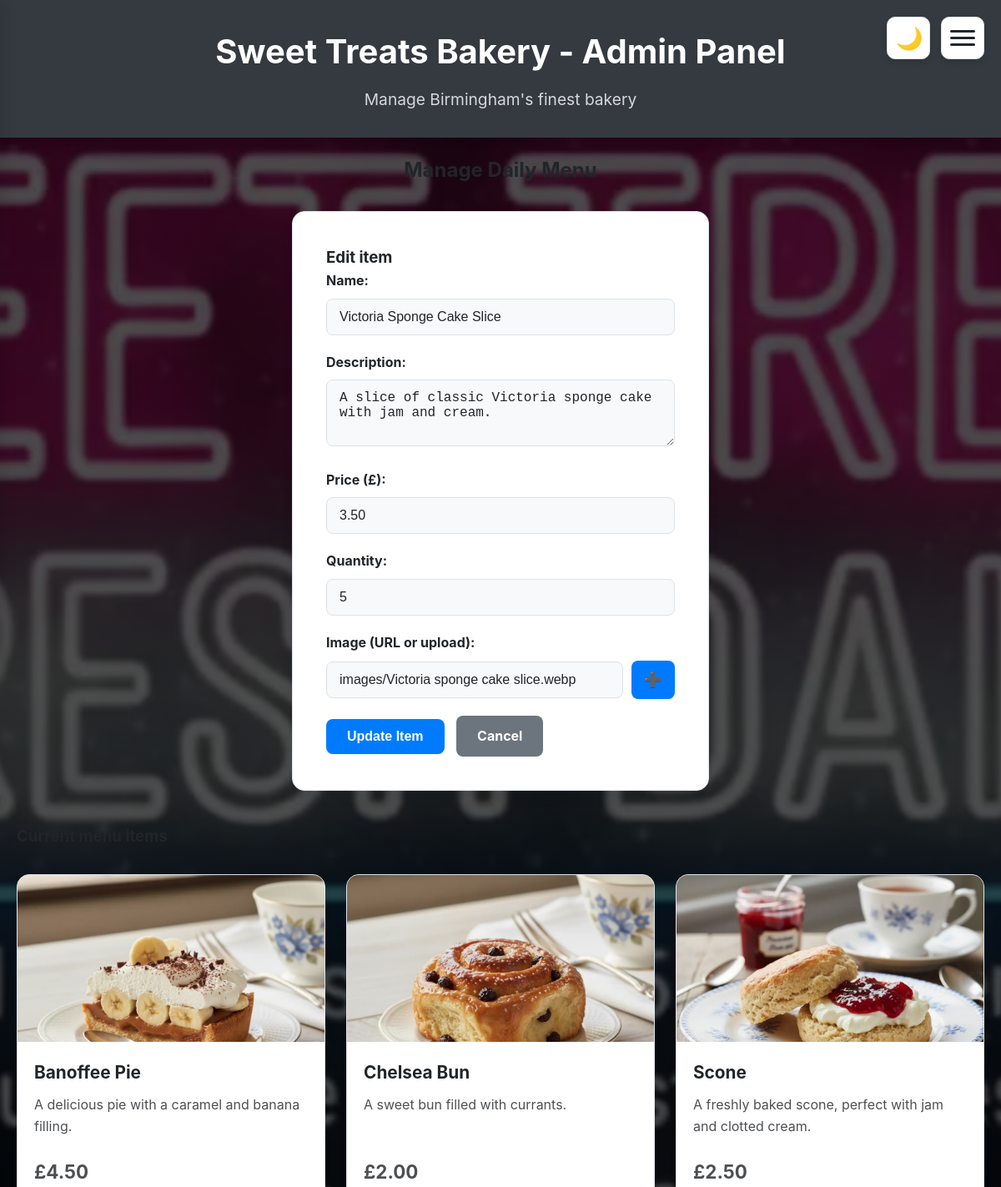
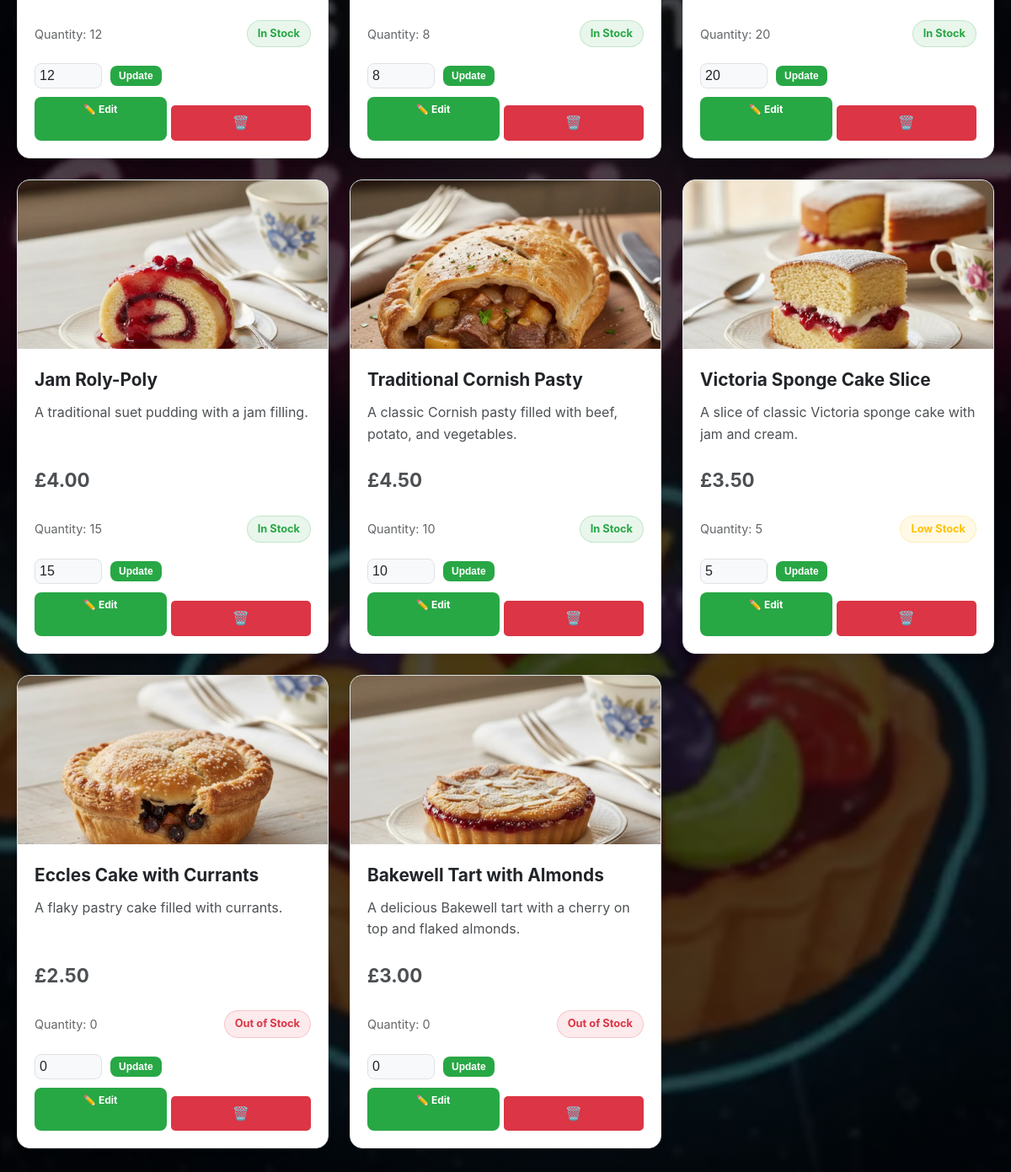
/manage_menu.php?edit=2 (signed in), run on the app's committed database (2 pictures, top to bottom).
### tables this page shows
CREATE TABLE `menu_items` (
  `id` int(11) NOT NULL,
  `item_name` varchar(100) NOT NULL,
  `description` text NOT NULL,
  `price` decimal(10,2) NOT NULL,
  `quantity` int(11) NOT NULL,
  `stock_status` varchar(20) NOT NULL,
  `image_url` varchar(255) DEFAULT NULL
);

### manage_menu.php (the view, shortened to what this page needs)
<?php
$edit_item = null;
if (isset($_GET['edit'])) {
    $edit_id = intval($_GET['edit']);
    $edit_query = "SELECT * FROM menu_items WHERE id = $edit_id";
    $edit_result = mysqli_query($conn, $edit_query);
    $edit_item = mysqli_fetch_assoc($edit_result);
}
$query = "SELECT * FROM menu_items ORDER BY stock_status ASC, id DESC";
$result = mysqli_query($conn, $query);
?>
<!DOCTYPE html>
<html lang="en">
<head>
    <link rel="stylesheet" href="css/style.css">
</head>
<body data-logged-in="true" data-is-admin="true" style="background: linear-gradient(rgba(0, 0, 0, 0.7), rgba(0, 0, 0, 0.7)), url('images/sweet_bakery.webp'); background-size: cover; background-position: center; background-attachment: fixed;">
    <header>
        <h1>Sweet Treats Bakery - Admin Panel</h1>
        <p>Manage Birmingham's finest bakery</p>
    </header>
    <div class="container">
        <h2 class="text-center mb-30">Manage Daily Menu</h2>
        <div class="menu-form">
            <h3><?php echo $edit_item ? 'Edit item' : 'Add new item'; ?></h3>
            <form method="POST" enctype="multipart/form-data">
                <div class="form-group">
                    <label for="item_name">Name:</label>
                    <input type="text" id="item_name" name="item_name" value="<?php echo $edit_item ? htmlspecialchars($edit_item['item_name']) : ''; ?>" required>
                </div>
                <div class="form-group">
                    <label for="description">Description:</label>
                    <textarea id="description" name="description" rows="3" required><?php echo $edit_item ? htmlspecialchars($edit_item['description']) : ''; ?></textarea>
                </div>
                <div class="form-group">
                    <label for="price">Price (£):</label>
                    <input type="number" id="price" name="price" step="0.01" min="0" value="<?php echo $edit_item ? $edit_item['price'] : ''; ?>" required>
                </div>
                <div class="form-group">
                    <label for="quantity">Quantity:</label>
                    <input type="number" id="quantity" name="quantity" min="0" value="<?php echo $edit_item ? $edit_item['quantity'] : ''; ?>" required>
                </div>
                <div class="form-group">
                    <label for="image_url">Image (URL or upload):</label>
                    <div style="display: flex; gap: 10px; align-items: center;">
                        <input type="text" id="image_url" name="image_url" placeholder="images/item-name.jpg" value="<?php echo $edit_item ? $edit_item['image_url'] : ''; ?>" style="flex: 1;">
                        <button type="button" onclick="document.getElementById('image_file').click()" style="padding: 12px 15px; background: var(--btn-bg); color: white; border: none; border-radius: 8px; cursor: pointer; font-size: 18px;">➕</button>
                    </div>
                </div>
                <button type="submit" name="<?php echo $edit_item ? 'edit_item' : 'add_item'; ?>" class="btn"><?php echo $edit_item ? 'Update Item' : 'Add Menu Item'; ?></button>
                <?php if ($edit_item): ?>
                    <a href="manage_menu.php" class="btn btn-cancel" style="margin-left: 10px;">Cancel</a>
                <?php endif; ?>
            </form>
        </div>
        <h3 class="mt-40 mb-20">Current menu items</h3>
        <?php if (mysqli_num_rows($result) > 0): ?>
            <div class="menu-grid">
                <?php while ($row = mysqli_fetch_assoc($result)): ?>
                    <div class="menu-item">
                        <?php if (!empty($row['image_url'])): ?>
                            <img src="<?php echo $row['image_url']; ?>" alt="<?php echo $row['item_name']; ?>">
                        <?php endif; ?>
                        <div class="menu-content">
                            <h3><?php echo $row['item_name']; ?></h3>
                            <p><?php echo $row['description']; ?></p>
                            <p class="price">£<?php echo number_format($row['price'], 2); ?></p>
                            <div class="stock-info">
                                <span class="quantity">Quantity: <?php echo $row['quantity']; ?></span>
                                <span class="stock-status <?php echo strtolower(str_replace(' ', '-', $row['stock_status'])); ?>">
                                    <?php echo $row['stock_status']; ?>
                                </span>
                            </div>
                            <form method="POST" class="update-stock-form">
                                <div>
                                    <input type="number" name="new_quantity" value="<?php echo $row['quantity']; ?>" min="0">
                                    <button type="submit" name="update_stock" class="btn btn-update">Update</button>
                                </div>
                            </form>
                            <div style="display: flex; gap: 5px;">
                                <a href="?edit=<?php echo $row['id']; ?>" class="btn btn-update" style="flex: 1; text-align: center;">✏️ Edit</a>
                                <a href="?delete=<?php echo $row['id']; ?>" onclick="return confirm('Delete?')" class="btn btn-delete" style="flex: 1;">🗑️</a>
                            </div>
                        </div>
                    </div>
                <?php endwhile; ?>
            </div>
        <?php else: ?>
            <p class="no-items">No menu items yet. Add some items above!</p>
        <?php endif; ?>
    </div>
</body>
</html>

### css/style.css (style rules this page uses)
* { margin: 0; padding: 0; box-sizing: border-box; }
:root { --main-bg: #f8f9fa; --card-bg: #ffffff; --text-color: #212529; --header-bg: #343a40; --btn-bg: #007bff; --btn-hover: #0056b3; --error-color: #dc3545; --warning-color: #ffc107; --success-color: #28a745; --border-color: #dee2e6; }
body { font-family: -apple-system, BlinkMacSystemFont, "Segoe UI", Roboto, "Helvetica Neue", Arial, sans-serif; background-color: var(--main-bg); color: var(--text-color); line-height: 1.6; min-height: 100vh; margin: 0; padding: 0; transition: background-color 0.3s, color 0.3s; }
.container { max-width: 1200px; margin: 0 auto; padding: 20px; }
header { background: var(--header-bg); color: white; padding: 30px 0; text-align: center; box-shadow: 0 4px 8px rgba(0, 0, 0, 0.1); }
header h1 { font-size: 2.5em; margin-bottom: 10px; }
header p { font-size: 1.2em; opacity: 0.8; }
.btn { display: inline-block; background: var(--btn-bg); color: white; padding: 12px 25px; text-decoration: none; border-radius: 8px; font-weight: bold; border: none; cursor: pointer; font-size: 16px; transition: background-color 0.2s ease, transform 0.2s ease; }
.login-form, .menu-form, .feedback-form, .register-form { background: var(--card-bg); border: 1px solid var(--border-color); padding: 40px; border-radius: 15px; box-shadow: 0 8px 16px rgba(0, 0, 0, 0.05); max-width: 500px; margin: 30px auto; }
.form-group { margin-bottom: 20px; }
label { display: block; margin-bottom: 8px; font-weight: bold; color: var(--text-color); }
input, textarea, select { width: 100%; padding: 12px 15px; border: 1px solid var(--border-color); border-radius: 8px; font-size: 16px; background-color: var(--main-bg); color: var(--text-color); transition: all 0.3s ease; }
input::placeholder, textarea::placeholder { color: var(--text-color); opacity: 0.7; }
.menu-grid { display: grid; grid-template-columns: repeat(auto-fit, minmax(350px, 1fr)); gap: 25px; margin: 30px 0; }
.menu-item { background: var(--card-bg); border: 1px solid var(--border-color); border-radius: 15px; overflow: hidden; box-shadow: 0 4px 8px rgba(0, 0, 0, 0.05); transition: all 0.3s ease; display: flex; flex-direction: column; }
.menu-item img { width: 100%; height: 200px; object-fit: cover; }
.menu-content { padding: 20px; display: flex; flex-direction: column; flex: 1; }
.menu-item h3 { color: var(--text-color); margin-bottom: 10px; font-size: 1.3em; }
.menu-item p { color: var(--text-color); opacity: 0.8; margin-bottom: 15px; }
.menu-content > p:first-of-type { height: 60px; overflow: hidden; text-overflow: ellipsis; display: -webkit-box; -webkit-line-clamp: 3; -webkit-box-orient: vertical; }
.price { font-weight: bold; color: var(--text-color); font-size: 1.4em; margin-bottom: 10px; }
.stock-info { display: flex; justify-content: space-between; align-items: center; margin: 10px 0; height: 30px; }
.quantity { font-size: 0.9em; color: var(--text-color); opacity: 0.7; }
.stock-status { padding: 5px 12px; border-radius: 20px; font-size: 0.8em; font-weight: bold; }
.stock-status.in-stock { background-color: rgba(40, 167, 69, 0.1); color: var(--success-color); border: 1px solid rgba(40, 167, 69, 0.2); }
.stock-status.low-stock { background-color: rgba(255, 193, 7, 0.1); color: var(--warning-color); border: 1px solid rgba(255, 193, 7, 0.2); }
.stock-status.out-of-stock { background-color: rgba(220, 53, 69, 0.1); color: var(--error-color); border: 1px solid rgba(220, 53, 69, 0.2); }
.text-center { text-align: center; }
.mb-20 { margin-bottom: 20px; }
.mt-40 { margin-top: 40px; }
.mb-30 { margin-bottom: 30px; }
.update-stock-form { margin-top: auto; padding-top: 10px; height: 50px; }
.update-stock-form div { display: flex; gap: 10px; align-items: center; }
.update-stock-form input { width: 80px; padding: 5px; }
.btn-update { background-color: var(--success-color); padding: 5px 10px; font-size: 12px; }
.btn-delete { background-color: var(--error-color); color: white; padding: 8px 15px; text-decoration: none; border-radius: 5px; display: block; width: 100%; text-align: center; margin-top: 10px; }
.btn-cancel { background-color: #6c757d; margin-left: 10px; }

### data on the page
menu_items: item_name "Victoria Sponge Cake Slice", description "A slice of classic Victoria sponge cake with jam and cream.", price "3.50", quantity "5", image_url "images/Victoria sponge cake slice.webp", image_url (picture), stock_status "Low Stock", new_quantity "5"
menu_items: image_url+item_name (picture), item_name "Banoffee Pie", description "A delicious pie with a caramel and banana filling.", price "4.50", quantity "12", stock_status "In Stock", new_quantity "12"
menu_items: image_url+item_name (picture), item_name "Chelsea Bun", description "A sweet bun filled with currants.", price "2.00", quantity "8", stock_status "In Stock", new_quantity "8"
menu_items: image_url+item_name (picture), item_name "Scone", description "A freshly baked scone, perfect with jam and clotted cream.", price "2.50", quantity "20", stock_status "In Stock", new_quantity "20"
menu_items: image_url+item_name (picture), item_name "Jam Roly-Poly", description "A traditional suet pudding with a jam filling.", price "4.00", quantity "15", stock_status "In Stock", new_quantity "15"
menu_items: image_url (picture), item_name "Traditional Cornish Pasty", description "A classic Cornish pasty filled with beef, potato, and vegetables.", price "4.50", quantity "10", stock_status "In Stock", new_quantity "10"
menu_items: image_url (picture), item_name "Eccles Cake with Currants", description "A flaky pastry cake filled with currants.", price "2.50", quantity "0", stock_status "Out of Stock", new_quantity "0"
menu_items: image_url (picture), item_name "Bakewell Tart with Almonds", description "A delicious Bakewell tart with a cherry on top and flaked almonds.", price "3.00", quantity "0", stock_status "Out of Stock", new_quantity "0"
